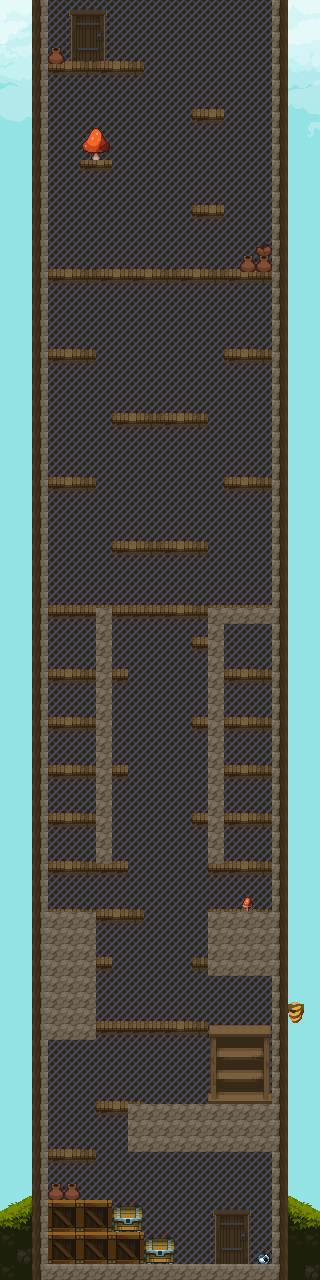

This game map was drawn from its Tiled (.tmx) file and the tilesets committed beside it. A one-line description and the trimmed map source follow:
An orthogonal 20x80 tile map with 16x16 px tiles, 6 tile layers (Sky, Nature, Tower, Tower-Assets, ...), 5 tilesets and 164 objects (87x CoinEntity, 35x platform, 11x Block, mainPlayer, transition).

<map version="1.10" tiledversion="1.10.0" orientation="orthogonal" renderorder="right-down" width="20" height="80" tilewidth="16" tileheight="16" infinite="0" nextlayerid="16" nextobjectid="250">
 <tileset firstgid="1" source="../img/Background.tsx" />
 <tileset firstgid="511" source="../img/Buildings.tsx" />
 <tileset firstgid="1136" source="../img/Tiles.tsx" />
 <tileset firstgid="1761" source="../img/Interior-01.tsx" />
 <tileset firstgid="2386" source="../img/Idle-Sheet.tsx" />
 <layer id="1" name="Sky" width="20" height="80">
  <data>[1600 cells, 1600 non-empty, 181 distinct tile ids]</data>
 </layer>
 <layer id="6" name="Nature" width="20" height="80">
  <data>[1600 cells, 26 non-empty, 20 distinct tile ids]</data>
 </layer>
 <layer id="2" name="Tower" width="20" height="80">
  <data>[1600 cells, 1280 non-empty, 4 distinct tile ids]</data>
 </layer>
 <layer id="4" name="Tower-Assets" width="20" height="80">
  <data>[1600 cells, 24 non-empty, 12 distinct tile ids]</data>
 </layer>
 <layer id="7" name="Collidables" width="20" height="80">
  <data>[1600 cells, 390 non-empty, 40 distinct tile ids]</data>
 </layer>
 <layer id="8" name="Interiors" width="20" height="80">
  <data>[1600 cells, 10 non-empty, 6 distinct tile ids]</data>
 </layer>
 <objectgroup id="9" name="Other Interiors">
  <object id="17" gid="1924" x="211.636" y="1091.91" width="16" height="16" />
  <object id="53" gid="1924" x="211.824" y="1069.97" width="16" height="16" />
  <object id="61" gid="1924" x="212.074" y="1048.28" width="16" height="16" />
  <object id="22" gid="1927" x="231.699" y="1092.03" width="16" height="16" />
  <object id="48" gid="1927" x="231.886" y="1070.1" width="16" height="16" />
  <object id="57" gid="1927" x="232.136" y="1048.41" width="16" height="16" />
  <object id="26" gid="1930" x="251.761" y="1092.1" width="16" height="16" />
  <object id="47" gid="1930" x="251.949" y="1070.16" width="16" height="16" />
  <object id="56" gid="1930" x="252.199" y="1048.47" width="16" height="16" />
  <object id="19" gid="1924" x="221.668" y="1091.91" width="16" height="16" />
  <object id="52" gid="1924" x="221.855" y="1069.97" width="16" height="16" />
  <object id="62" gid="1924" x="222.105" y="1048.28" width="16" height="16" />
  <object id="21" gid="1930" x="241.73" y="1092.03" width="16" height="16" />
  <object id="49" gid="1930" x="241.918" y="1070.1" width="16" height="16" />
  <object id="58" gid="1930" x="242.168" y="1048.41" width="16" height="16" />
  <object id="18" gid="1924" x="216.668" y="1091.91" width="16" height="16" />
  <object id="55" gid="1924" x="216.855" y="1069.97" width="16" height="16" />
  <object id="63" gid="1924" x="217.105" y="1048.28" width="16" height="16" />
  <object id="24" gid="1927" x="236.73" y="1092.03" width="16" height="16" />
  <object id="50" gid="1927" x="236.918" y="1070.09" width="16" height="16" />
  <object id="59" gid="1927" x="237.168" y="1048.41" width="16" height="16" />
  <object id="20" gid="1927" x="226.699" y="1091.91" width="16" height="16" />
  <object id="54" gid="1927" x="226.886" y="1069.97" width="16" height="16" />
  <object id="64" gid="1927" x="227.136" y="1048.28" width="16" height="16" />
  <object id="23" gid="1930" x="246.761" y="1092.03" width="16" height="16" />
  <object id="51" gid="1930" x="246.949" y="1070.09" width="16" height="16" />
  <object id="60" gid="1930" x="247.199" y="1048.41" width="16" height="16" />
 </objectgroup>
 <objectgroup id="15" name="coins">
  <object id="130" name="CoinEntity" x="176" y="16" width="16" height="16">
   <properties>
    <property name="frameWidth" value="16" />
    <property name="image" value="coin" />
   </properties>
  </object>
  <object id="131" name="CoinEntity" x="192.25" y="16" width="16" height="16">
   <properties>
    <property name="frameWidth" value="16" />
    <property name="image" value="coin" />
   </properties>
  </object>
  <object id="132" name="CoinEntity" x="240.25" y="63.75" width="16" height="16">
   <properties>
    <property name="frameWidth" value="16" />
    <property name="image" value="coin" />
   </properties>
  </object>
  <object id="133" name="CoinEntity" x="256.5" y="63.75" width="16" height="16">
   <properties>
    <property name="frameWidth" value="16" />
    <property name="image" value="coin" />
   </properties>
  </object>
  <object id="134" name="CoinEntity" x="48.25" y="96.25" width="16" height="16">
   <properties>
    <property name="frameWidth" value="16" />
    <property name="image" value="coin" />
   </properties>
  </object>
  <object id="135" name="CoinEntity" x="64.25" y="96" width="16" height="16">
   <properties>
    <property name="frameWidth" value="16" />
    <property name="image" value="coin" />
   </properties>
  </object>
  <object id="136" name="CoinEntity" x="128.5" y="112" width="16" height="16">
   <properties>
    <property name="frameWidth" value="16" />
    <property name="image" value="coin" />
   </properties>
  </object>
  <object id="137" name="CoinEntity" x="144.25" y="112.25" width="16" height="16">
   <properties>
    <property name="frameWidth" value="16" />
    <property name="image" value="coin" />
   </properties>
  </object>
  <object id="138" name="CoinEntity" x="240.25" y="159.75" width="16" height="16">
   <properties>
    <property name="frameWidth" value="16" />
    <property name="image" value="coin" />
   </properties>
  </object>
  <object id="139" name="CoinEntity" x="256.5" y="159.75" width="16" height="16">
   <properties>
    <property name="frameWidth" value="16" />
    <property name="image" value="coin" />
   </properties>
  </object>
  <object id="140" name="CoinEntity" x="128.5" y="192" width="16" height="16">
   <properties>
    <property name="frameWidth" value="16" />
    <property name="image" value="coin" />
   </properties>
  </object>
  <object id="141" name="CoinEntity" x="144.25" y="192" width="16" height="16">
   <properties>
    <property name="frameWidth" value="16" />
    <property name="image" value="coin" />
   </properties>
  </object>
  <object id="142" name="CoinEntity" x="48.25" y="288" width="16" height="16">
   <properties>
    <property name="frameWidth" value="16" />
    <property name="image" value="coin" />
   </properties>
  </object>
  <object id="143" name="CoinEntity" x="64.25" y="288" width="16" height="16">
   <properties>
    <property name="frameWidth" value="16" />
    <property name="image" value="coin" />
   </properties>
  </object>
  <object id="144" name="CoinEntity" x="48.25" y="304" width="16" height="16">
   <properties>
    <property name="frameWidth" value="16" />
    <property name="image" value="coin" />
   </properties>
  </object>
  <object id="145" name="CoinEntity" x="64.25" y="304" width="16" height="16">
   <properties>
    <property name="frameWidth" value="16" />
    <property name="image" value="coin" />
   </properties>
  </object>
  <object id="146" name="CoinEntity" x="128.25" y="288" width="16" height="16">
   <properties>
    <property name="frameWidth" value="16" />
    <property name="image" value="coin" />
   </properties>
  </object>
  <object id="147" name="CoinEntity" x="176.25" y="288.25" width="16" height="16">
   <properties>
    <property name="frameWidth" value="16" />
    <property name="image" value="coin" />
   </properties>
  </object>
  <object id="148" name="CoinEntity" x="240.25" y="288" width="16" height="16">
   <properties>
    <property name="frameWidth" value="16" />
    <property name="image" value="coin" />
   </properties>
  </object>
  </objectgroup>
 <objectgroup id="10" name="collision">
  <!-- 50 objects omitted --></objectgroup>
 <objectgroup id="12" name="mainPlayer">
  <!-- 2 objects omitted --></objectgroup>
 <objectgroup id="14" name="trigger">
  <!-- 1 objects omitted --></objectgroup>
</map>
<!-- 118 of 164 objects omitted -->
